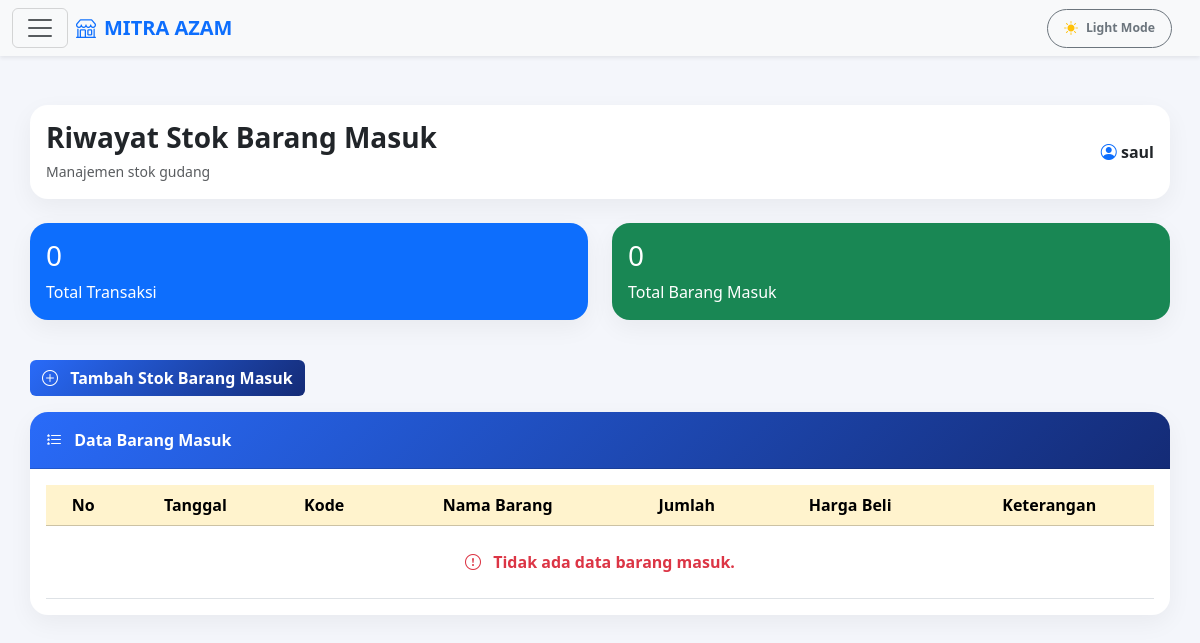
Before: /admin/riwayat_barang_masuk.php (signed in) with the older database file.
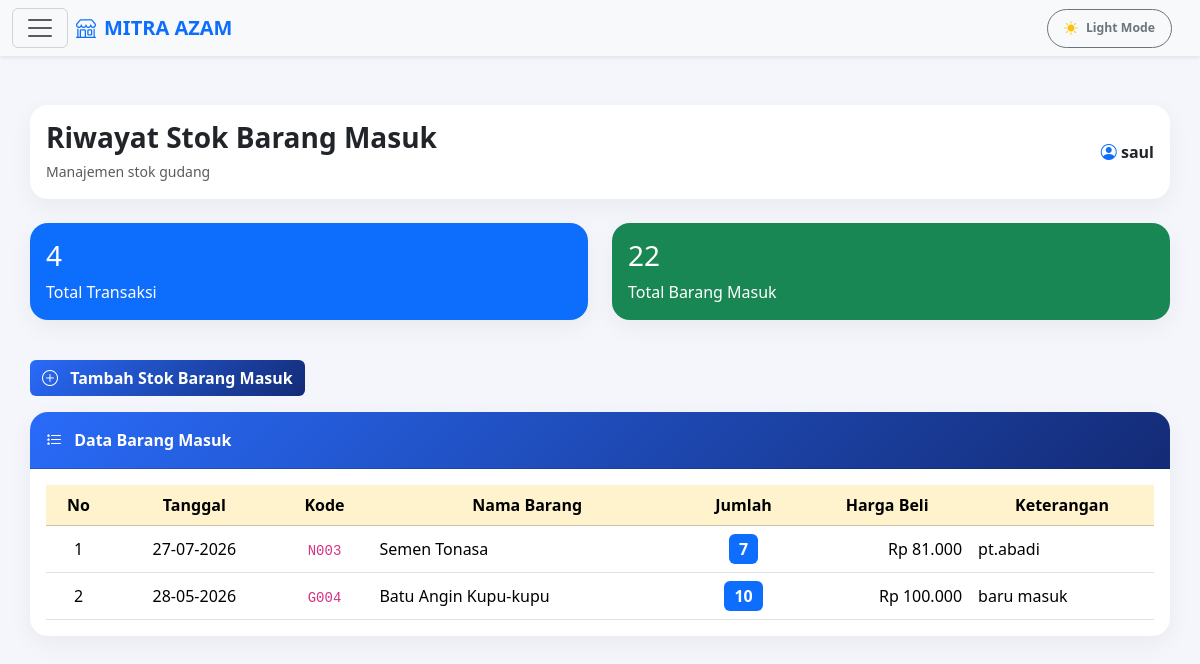
After: the same page with the newer database file.
### tables this page shows
CREATE TABLE `stok_barang_masuk` (
  `id_masuk` int(11) NOT NULL AUTO_INCREMENT,
  `id_barang` int(11) DEFAULT NULL,
  `jumlah` int(11) DEFAULT NULL,
  `harga_beli` int(11) DEFAULT NULL,
  `harga_jual` int(11) NOT NULL,
  `keterangan` varchar(255) DEFAULT NULL,
  `tanggal` timestamp NOT NULL DEFAULT current_timestamp(),
  PRIMARY KEY (`id_masuk`)
);

CREATE TABLE `barang` (
  `id_barang` int(11) NOT NULL AUTO_INCREMENT,
  `kode_barang` varchar(20) NOT NULL,
  `nama_barang` varchar(100) NOT NULL,
  `harga_beli` int(11) NOT NULL,
  `harga_jual` int(11) NOT NULL,
  `stok` int(11) NOT NULL,
  `stok_minimum` int(11) NOT NULL,
  `tanggal` date NOT NULL,
  `jenis_penjualan` enum('Normal','Kaca') DEFAULT 'Normal',
  `panjang_standar` decimal(10,2) DEFAULT NULL,
  `lebar_standar` decimal(10,2) DEFAULT NULL,
  PRIMARY KEY (`id_barang`)
);

### admin/riwayat_barang_masuk.php (the view, shortened to what the changed rows need)
<?php
require_once '../config/koneksi.php';
mysqli_query($conn, "SET time_zone = '" . date('P') . "'");
$queryGlobalSetting = mysqli_query($conn, "SELECT tema FROM setting LIMIT 1");
$globalSetting = mysqli_fetch_assoc($queryGlobalSetting);
$tema_sistem = $globalSetting['tema'] ?? 'light';
$current_tema = $tema_sistem;
$query = mysqli_query($conn, "
SELECT bm.*, b.nama_barang, b.kode_barang
FROM stok_barang_masuk bm
JOIN barang b ON bm.id_barang = b.id_barang
ORDER BY bm.id_masuk DESC
");
$q_total = mysqli_query($conn, "
SELECT COALESCE(SUM(jumlah),0) AS total
FROM stok_barang_masuk
");
$d_total = mysqli_fetch_assoc($q_total);
$total_masuk = $d_total['total'] ?? 0;
$q_count = mysqli_query($conn, "
SELECT COUNT(*) AS total
FROM stok_barang_masuk
");
$d_count = mysqli_fetch_assoc($q_count);
$total_transaksi = $d_count['total'] ?? 0;
?>
<!DOCTYPE html>
<html lang="id" data-bs-theme="<?= $current_tema ?>">
<head>
    <link href="https://cdn.jsdelivr.net/npm/bootstrap@5.3.3/dist/css/bootstrap.min.css" rel="stylesheet">
    <link href="https://cdn.jsdelivr.net/npm/bootstrap-icons@1.11.3/font/bootstrap-icons.css" rel="stylesheet">
</head>
<body class="<?= ($current_tema == 'dark') ? 'dark-theme' : ''; ?>">
<div class="content">
    <div class="row mb-4">
        <div class="col-md-6 mb-3">
            <div class="card bg-primary text-white">
                <div class="card-body">
                    <h3><?= $total_transaksi; ?></h3>
                    <p class="mb-0">Total Transaksi</p>
                </div>
            </div>
        </div>
        <div class="col-md-6 mb-3">
            <div class="card bg-success text-white">
                <div class="card-body">
                    <h3><?= $total_masuk; ?></h3>
                    <p class="mb-0">Total Barang Masuk</p>
                </div>
            </div>
        </div>
    </div>
    <div class="card">
        <div class="card-body table-responsive">
            <table class="table table-hover align-middle mb-0">
                <thead class="table-warning text-center">
                    <tr>
                        <th>No</th>
                        <th>Tanggal</th>
                        <th>Kode</th>
                        <th>Nama Barang</th>
                        <th>Jumlah</th>
                        <th>Harga Beli</th>
                        <th>Keterangan</th>
                    </tr>
                </thead>
                <tbody>
                <?php if(mysqli_num_rows($query) > 0): ?>
                    <?php $no = 1; ?>
                    <?php while($d = mysqli_fetch_assoc($query)): ?>
                        <tr>
                            <td class="text-center"><?= $no++; ?></td>
                            <td class="text-center"><?= date('d-m-Y', strtotime($d['tanggal'])); ?></td>
                            <td class="text-center"><code><?= $d['kode_barang']; ?></code></td>
                            <td><?= $d['nama_barang']; ?></td>
                            <td class="text-center"><span class="badge bg-primary fs-6"><?= $d['jumlah']; ?></span></td>
                            <td class="text-end">Rp <?= number_format($d['harga_beli'],0,',','.'); ?></td>
                            <td><?= !empty($d['keterangan']) ? $d['keterangan'] : '-'; ?></td>
                        </tr>
                    <?php endwhile; ?>
                <?php else: ?>
                    <tr>
                        <td colspan="7" class="text-center text-danger py-4 fw-bold">
                            <i class="bi bi-exclamation-circle me-2"></i> Tidak ada data barang masuk.
                        </td>
                    </tr>
                <?php endif; ?>
                </tbody>
            </table>
        </div>
    </div>
</div>
</body>
</html>

Changed rows visible on the page:
added stok_barang_masuk: tanggal "27-07-2026", id_barang.kode_barang "N003", id_barang.nama_barang "Semen Tonasa", jumlah "7", harga_beli "81.000", keterangan "pt.abadi"
added stok_barang_masuk: tanggal "28-05-2026", id_barang.kode_barang "G004", id_barang.nama_barang "Batu Angin Kupu-kupu", jumlah "10", harga_beli "100.000", keterangan "baru masuk"
Other visible differences:
$total_transaksi: "0" → "4"
$total_masuk: "0" → "22"
text no longer shown: "Tidak ada data barang masuk."
